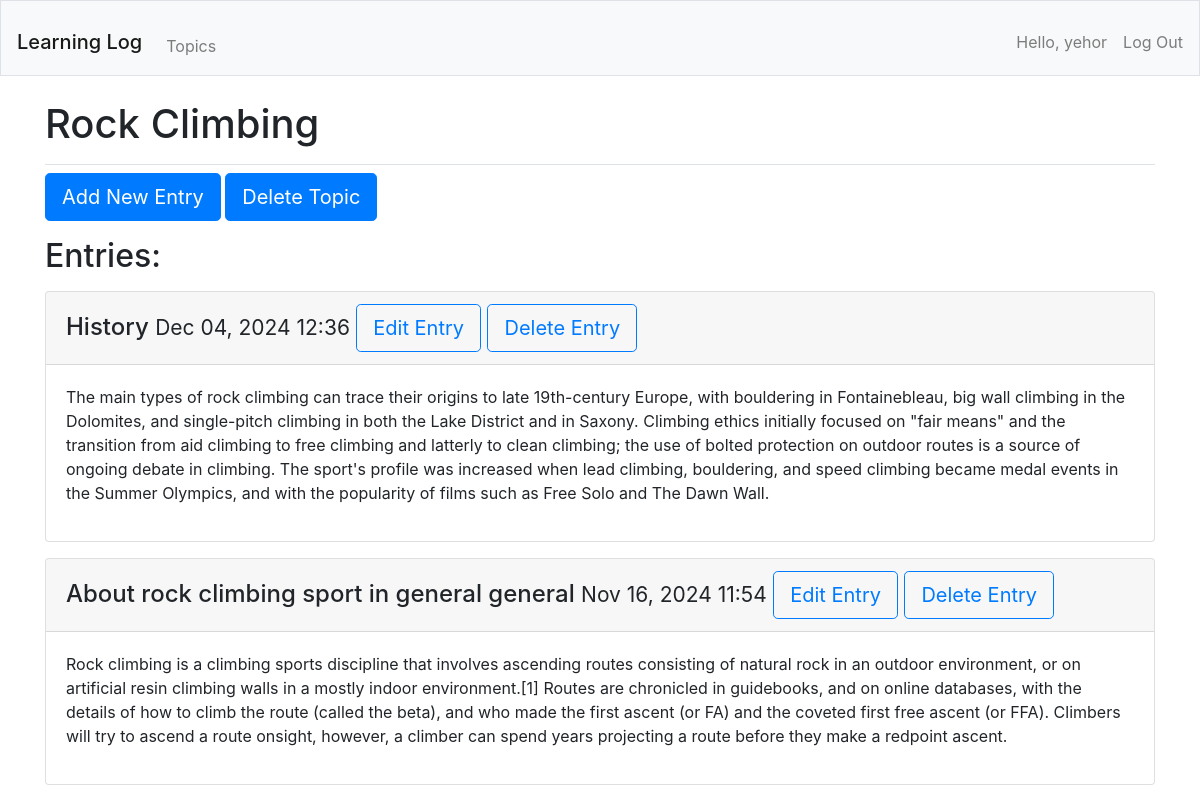
The page /topics/1/ (signed in) on the database its author committed.
### learning_logs/models.py (models this page shows, shortened)
class Topics(models.Model):
    text = models.CharField(max_length=200)
    date_added = models.DateTimeField(auto_now_add=True)
    owner = models.ForeignKey(User, on_delete=models.CASCADE)
    def __str__(self):
        return self.text

class Entry(models.Model):
    topic = models.ForeignKey(Topics, on_delete=models.CASCADE)
    title = models.CharField(max_length=200)
    text = models.TextField()
    date_added = models.DateTimeField(auto_now_add=True)
    class Meta:
        verbose_name_plural = 'entries'

### learning_logs/views.py (the view)
# urls.py: path('topics/<int:topic_id>/', views.topic, name='topic'),
@login_required
def topic(request, topic_id):
    topic = Topics.objects.get(id=topic_id)
    check_topic_owner(request, topic.owner)
    entries = topic.entry_set.order_by('-date_added')
    context = {'topic': topic, 'entries':entries}
    return render(request, 'learning_logs/topic.html', context)

### learning_logs/views.py (called while the page is built)
def check_topic_owner(request, owner):
    if owner != request.user:
        raise Http404

### learning_logs/templates/learning_logs/topic.html
{% extends 'learning_logs/base.html' %}
{% block page_header %}
    <h1>{{ topic }}</h1>
{% endblock page_header %}
{% block content %}
    <div class="mb-3">
        <a class="btn btn-lg btn-primary" href="{% url 'learning_logs:new_entry' topic.id %}">Add New Entry</a>
        <a class="btn btn-lg btn-primary" href="{% url 'learning_logs:delete_topic' topic.id %}">Delete Topic</a>
    </div>
    <div>
        <h2><p>Entries:</p></h2>
        {% for entry in entries %}
                <div class="card mb-3">
                    <h4 class="card-header">
                        {{ entry.title}}
                        <small>{{ entry.date_added|date:'M d, Y H:i' }}</small>
                        <a class="btn btn-lg btn-outline-primary " href="{% url 'learning_logs:edit_entry' entry.id %}">Edit Entry</a>
                        <a class="btn btn-lg btn-outline-primary " href="{% url 'learning_logs:delete_entry' topic.id entry.id %}">Delete Entry</a>
                    </h4>
                    <div class="card-body">
                        {{entry.text|linebreaks}}
                    </div>
                </div>
        {% empty %}
            <p>There are no entries for this topic yet.</p>
        {% endfor %}
    </div>
{% endblock content %}

### learning_logs/templates/learning_logs/base.html (shortened to what this page needs)
{% load bootstrap4 %}
<!doctype html>
<html lang="en">
<head>
    {% bootstrap_css %}
</head>
<body>
    <div>
        <nav class="navbar navbar-expand-md navbar-light bg-light mb-4 border">
        <h1><a class="navbar-brand mt-3" href="{% url 'learning_logs:index' %}">
            Learning Log</a></h1>
        <div class="collapse navbar-collapse" id="navbarCollapse">
            <ul class="navbar-nav mr-auto">
                <div class="mt-3">
                    <li class="nav-item">
                        <a class="nav-link" href="{% url 'learning_logs:topics' %}">Topics</a>
                    </li>
                </div>
            </ul>
            <ul class="navbar-nav ml-auto">
                {% if user.is_authenticated %}
                        <li class="nav-item">
                            <div class="mt-3">
                                <span class="navbar-text" style="padding-top: 0px; margin-right: 16px;">Hello, {{user.username}}</span>
                            </div>
                        </li>
                        <li class="nav-item">
                            <div class="mt-3">
                                <form method="post" action="{% url 'users:logout' %}">
                                    <button type="submit" class="nav-link" style="background:none; border:none; padding:0;">
                                        Log Out
                                    </button>
                                </form>
                            </div>
                        </li>
                {% endif %}
            </ul>
        </nav>
    </div>
    <main role="main" class="container">
        <div class="pb-2 mb-2 border-bottom">
            {% block page_header %}{% endblock page_header %}
        </div>
        <div>
            {% block content %}{% endblock content %}
        </div>
    </main>
</body>
</html>

### rows shown on the page
Topics: text "Rock Climbing"
Entry: title "History", date_added "Dec 04, 2024 12:36", text "The main types of rock climbing can trace their origins to late 19th-century Europe, with bouldering in Fontainebleau, big wall climbing in the Dolomites, and single-pitch climbing in both the Lake District and in Saxony. Climbing ethics initially focused on \"fair means\" and the transition from aid climbing to free climbing and latterly to clean climbing; the use of bolted protection on outdoor routes is a source of ongoing debate in climbing. The sport's profile was increased when lead climbing, bouldering, and speed climbing became medal events in the Summer Olympics, and with the popularity of films such as Free Solo and The Dawn Wall."
Entry: title "About rock climbing sport in general general", date_added "Nov 16, 2024 11:54", text "Rock climbing is a climbing sports discipline that involves ascending routes consisting of natural rock in an outdoor environment, or on artificial resin climbing walls in a mostly indoor environment.[1] Routes are chronicled in guidebooks, and on online databases, with the details of how to climb the route (called the beta), and who made the first ascent (or FA) and the coveted first free ascent (or FFA). Climbers will try to ascend a route onsight, however, a climber can spend years projecting a route before they make a redpoint ascent."

### other values the page prints
{{ user.username }} "yehor"
